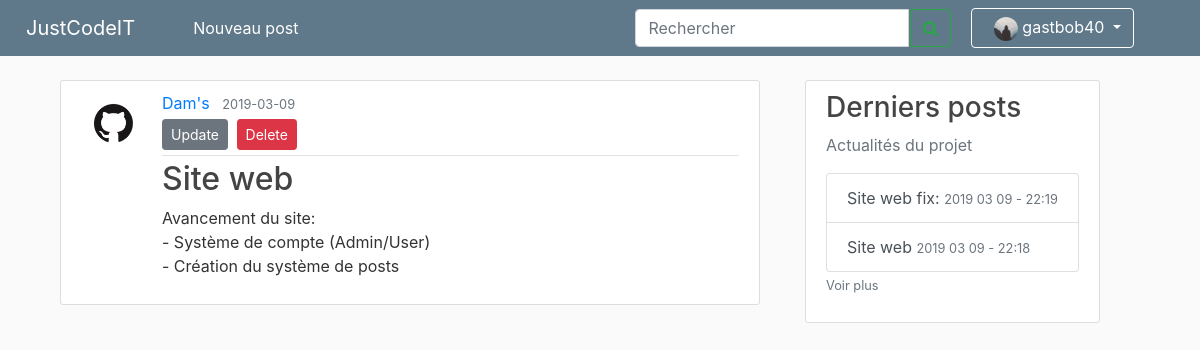
/post/3 (signed in), run on the app's committed database.
### site_jci/models.py (models this page shows, shortened)
class User(db.Model, UserMixin):
    id = db.Column(db.Integer, primary_key=True)
    username = db.Column(db.String(20), unique=True, nullable=False)
    password = db.Column(db.String(60), nullable=False)
    image_file = db.Column(db.String(20), nullable=False, default='default.jpg')
    permission = db.Column(db.String(40), nullable=False)
    posts = db.relationship('Post', backref='author', lazy=True)

class Post(db.Model):
    id = db.Column(db.Integer, primary_key=True)
    title = db.Column(db.String(100), nullable=False)
    date_posted = db.Column(db.DateTime, nullable=False, default=datetime.utcnow)
    content = db.Column(db.Text, nullable=False)
    user_id = db.Column(db.Integer, db.ForeignKey('user.id'), nullable=False)

### site_jci/routes.py (the view)
@app.route("/post/<int:post_id>")
def post(post_id):
    post = Post.query.get_or_404(post_id)
    return render_template('post.html', title=post.title, post=post)

### site_jci/models.py (called while the page is built)
@login_manager.user_loader
def load_user(user_id):
    return User.query.get(int(user_id))

### site_jci/routes.py (called while the page is built)
@app.context_processor
def context_processor():
    posts = db.session.query(Post).all()
    if current_user.is_authenticated:
        image_file = url_for('static', filename='profile_pics/' + current_user.image_file)
        return dict(posts=posts, image_file_user=image_file)
    return dict(posts=posts)

### site_jci/templates/post.html (shortened to what this page needs)
{% extends "layout.html" %}
{% block content %}
<main role="main" class="container">
    <article class="media content-section">
        <img class="rounded-circle article-img" src="{{ url_for('static', filename='profile_pics/' + post.author.image_file) }}">
        <div class="media-body">
            <div class="article-metadata">
                <a class="mr-2" href="{{ url_for('user_posts', username=post.author.username) }}">{{
                    post.author.username }}</a>
                <small class="text-muted">{{ post.date_posted.strftime('%Y-%m-%d') }}</small>
                {% if post.author == current_user or current_user.permission == "administrator" %}
                <div>
                    <a class="btn btn-secondary btn-sm mt-1 mb-1" href="{{ url_for('update_post', post_id=post.id) }}">Update</a>
                    <button type="button" class="btn btn-danger btn-sm m-1" data-toggle="modal" data-target="#deleteModal">Delete</button>
                </div>
                {% endif %}
            </div>
            <h2 class="article-title">{{ post.title }}</h2>
            <p class="article-content">{{ post.content }}</p>
        </div>
    </article>
</main>
{% endblock content %}

### site_jci/templates/layout.html (shortened to what this page needs)
<!DOCTYPE html>
<html lang="en">
<head>
    <link rel="stylesheet" href="https://stackpath.bootstrapcdn.com/bootstrap/4.1.3/css/bootstrap.min.css"
>
    <link rel="stylesheet" type="text/css" href="{{ url_for('static', filename='main.css') }}">
    <link rel="stylesheet" href="https://cdnjs.cloudflare.com/ajax/libs/font-awesome/4.7.0/css/font-awesome.min.css">
</head>
<body>
    <nav class="navbar navbar-expand-md navbar-dark bg-steel fixed-top">
        <a class="navbar-brand" style="margin:0 50px 0 10px" href="{{ url_for('homePage') }}">JustCodeIT</a>
        <div class="navbar-collapse collapse show" id="navbarsExample04" style="">
            <ul class="navbar-nav mr-auto">
                {% if current_user.is_authenticated %}
                <li class="nav-item active rm-lt">
                    <a class="nav-link" href="{{ url_for('new_post') }}">Nouveau post<span class="sr-only">(current)</span></a>
                </li>
                {% endif %}
            </ul>
            <form class="form-inline my-2 my-md-0">
                <div class="" style="">
                    <input class="form-control " type="search" placeholder="Rechercher" aria-label="Search4" style=" border-top-right-radius:0;border-bottom-right-radius:0">
                    <button class="btn btn-outline-success rm-lt" type="" style="margin-left:
                            -4px;border-bottom-left-radius: 0%;border-top-left-radius:0 "><i
                            class="fa fa-search"></i></button>
                </div>
                <div class="navbar-nav rm-lt">
                    {% if current_user.is_authenticated %}
                    <li class="nav-item dropdown" style="margin-right:50px;">
                        <a class="btn btn-dark dropdown-toggle " style="margin-left:20px; background-color:#5f788a ;border-color: white"
                            href="#" id="navbarDropdown" role="button" data-toggle="dropdown" aria-haspopup="true"
                            aria-expanded="false">
                            <img class="rounded-circle account-img" src="{{ image_file_user }}" style="width: 2vw; height: 2vw; margin: 0px 0px 0px 10px">
                            {{ current_user.username }}
                            {% endif %}
                        </a>
                        {% if current_user.is_authenticated %}
                    </li>
                    {% else %}
                    <a class="nav-item nav-link" style="margin-left:50px;" href="{{ url_for('login') }}">Se connecter</a>
                    {% endif %}
                </div>
            </form>
        </div>
    </nav>
    <main role="main" class="container ">
        <div class="row">
            <div class="col-md-8">
                {% block content %}{% endblock %}
            </div>
            <div class="col-md-4">
                <div class="content-section info-list">
                    <h3>Derniers posts</h3>
                    <p class='text-muted'>Actualités du projet
                        <div class="list-group">
                            {% for post in posts|sort(attribute='date_posted', reverse = True) %}
                            {% if loop.index <= 6 %} <a href="/post/{{ post.id }}" class="list-group-item list-group-item-action">{{
                                post.title
                                }} <small class="text-muted">{{ post.date_posted.strftime('%Y %m %d - %H:%M') }}</small></a>
                                {% endif %}
                                {% endfor %}
                        </div>
                        <a class="text-muted" href="{{ url_for('list_posts') }}"><small>Voir plus</small></smal></a>
                    </p>
                </div>
            </div>
        </div>
    </main>
</html>

### site_jci/static/main.css (style rules this page uses)
body { background: #fafafa; color: #333333; margin-top: 5rem; }
h1, h2, h3, h4, h5, h6 { color: #444444; }
.bg-steel { background-color: #5f788a; }
.content-section { background: #ffffff; padding: 10px 20px; border: 1px solid #dddddd; border-radius: 3px; margin-bottom: 20px; }
.article-title { color: #444444; }
.article-content { white-space: pre-line; }
.article-img { height: 65px; width: 65px; margin-right: 16px; }
.article-metadata { padding-bottom: 1px; margin-bottom: 4px; border-bottom: 1px solid #e3e3e3 }
.account-img { height: 125px; width: 125px; margin-right: 20px; margin-bottom: 16px; }
.info-list { position: fixed; }

### data on the page
User: username "gastbob40"
User: image_file (picture), author.username "Dam's"
Post: date_posted "2019-03-09", title "Site web", content "Avancement du site: - Système de compte (Admin/User) - Création du système de posts", date_posted "2019 03 09 - 22:18"
Post: title "Site web fix:", date_posted "2019 03 09 - 22:19"
